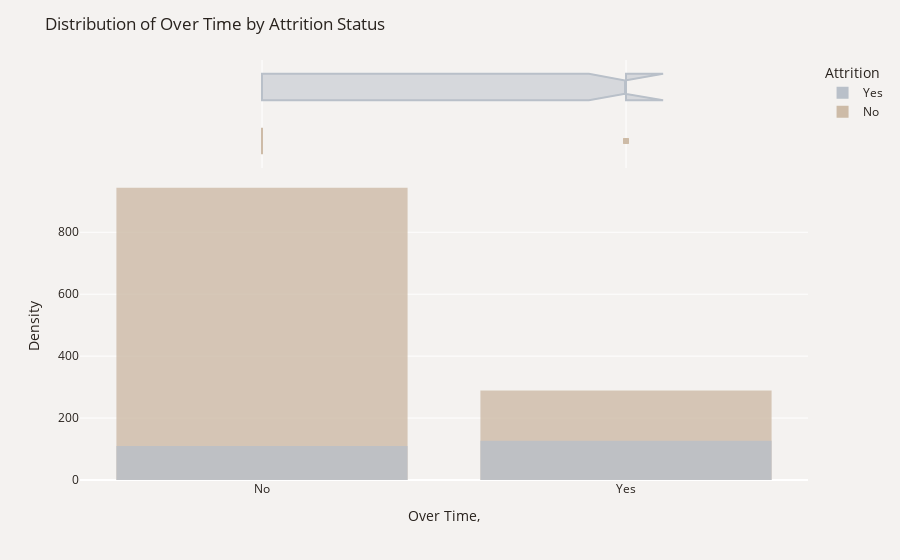

The code cell stored with this chart in its notebook:
### Code cell
plot_df=data.sort_values(by="Attrition")
fig=px.histogram(plot_df, x='OverTime', color='Attrition', 
                 opacity=0.8, histnorm='density', barmode='overlay', marginal='box',
                 color_discrete_map={'Yes': '#B9C0C9','No': '#CDBBA7'})
fig.update_layout(title_text='Distribution of Over Time by Attrition Status',
                  xaxis_title='Over Time, ', yaxis_title='Density',font_color='#28221D',
                  paper_bgcolor='#F4F2F0', plot_bgcolor='#F4F2F0', legend_traceorder='reversed')
fig.show()

### Figure 1 — Plotly figure (JSON) as saved in the notebook; plotly's stock layout.template omitted (floating-point values rounded to 4 significant figures; data arrays with more than 128 entries replaced by an {"elided": "..."} marker saying what was removed)
{"data": [{"alignmentgroup": "True", "bingroup": "x", "histnorm": "density", "hovertemplate": "Attrition=No<br>OverTime=%{x}<br>density=%{y}<extra></extra>", "legendgroup": "No", "marker": {"color": "#CDBBA7", "opacity": 0.8, "pattern": {"shape": ""}}, "name": "No", "offsetgroup": "No", "orientation": "v", "showlegend": true, "type": "histogram", "x": {"elided": "1233 str values"}, "xaxis": "x", "yaxis": "y"}, {"alignmentgroup": "True", "hovertemplate": "Attrition=No<br>OverTime=%{x}<extra></extra>", "legendgroup": "No", "marker": {"color": "#CDBBA7"}, "name": "No", "notched": true, "offsetgroup": "No", "showlegend": false, "type": "box", "x": {"elided": "1233 str values"}, "xaxis": "x2", "yaxis": "y2"}, {"alignmentgroup": "True", "bingroup": "x", "histnorm": "density", "hovertemplate": "Attrition=Yes<br>OverTime=%{x}<br>density=%{y}<extra></extra>", "legendgroup": "Yes", "marker": {"color": "#B9C0C9", "opacity": 0.8, "pattern": {"shape": ""}}, "name": "Yes", "offsetgroup": "Yes", "orientation": "v", "showlegend": true, "type": "histogram", "x": {"elided": "237 str values"}, "xaxis": "x", "yaxis": "y"}, {"alignmentgroup": "True", "hovertemplate": "Attrition=Yes<br>OverTime=%{x}<extra></extra>", "legendgroup": "Yes", "marker": {"color": "#B9C0C9"}, "name": "Yes", "notched": true, "offsetgroup": "Yes", "showlegend": false, "type": "box", "x": {"elided": "237 str values"}, "xaxis": "x2", "yaxis": "y2"}], "layout": {"barmode": "overlay", "font": {"color": "#28221D"}, "legend": {"title": {"text": "Attrition"}, "tracegroupgap": 0, "traceorder": "reversed"}, "margin": {"t": 60}, "paper_bgcolor": "#F4F2F0", "plot_bgcolor": "#F4F2F0", "title": {"text": "Distribution of Over Time by Attrition Status"}, "xaxis": {"anchor": "y", "domain": [0, 1], "title": {"text": "Over Time, "}}, "xaxis2": {"anchor": "y2", "domain": [0, 1], "matches": "x", "showgrid": true, "showticklabels": false}, "yaxis": {"anchor": "x", "domain": [0, 0.7326], "title": {"text": "Density"}}, "yaxis2": {"anchor": "x2", "domain": [0.7426, 1], "matches": "y2", "showgrid": false, "showline": false, "showticklabels": false, "ticks": ""}}}
